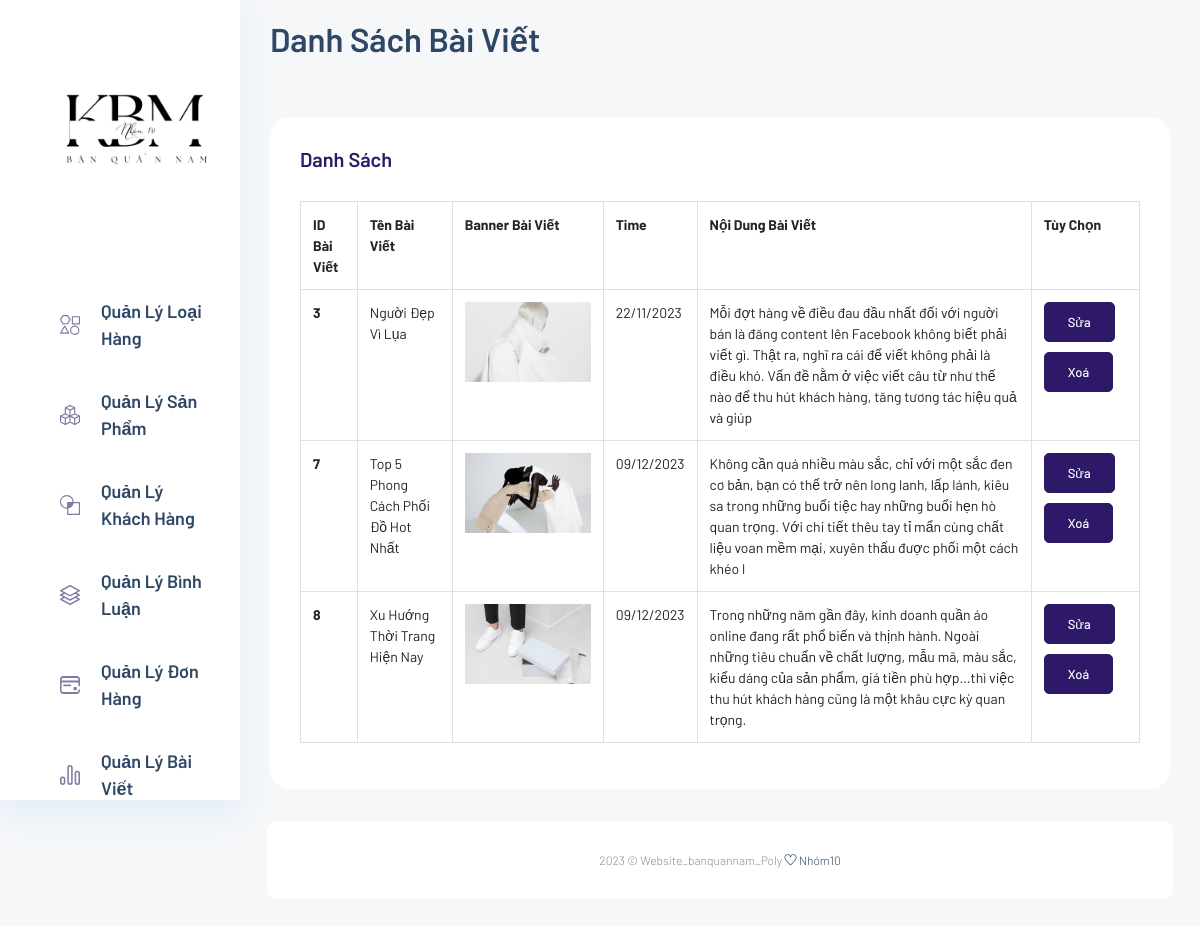
Screenshot of /TrangAdmin/admin/index.php?act=listbaiviet with the database file from the repository.
### tables this page shows
CREATE TABLE `posts` (
  `id_post` int(11) NOT NULL,
  `image_post` varchar(255) NOT NULL,
  `time` varchar(255) NOT NULL,
  `name_post` varchar(255) NOT NULL,
  `content_post` varchar(255) NOT NULL
);

### model/pdo.php (called while the page is built, shortened)
<?php
function pdo_get_connection()
{
    $servername = "localhost";
    $username = "root";
    $password = "";
    try {
        $conn = new PDO("mysql:host=$servername;dbname=db_duanmot", $username, $password);
        $conn->setAttribute(PDO::ATTR_ERRMODE, PDO::ERRMODE_EXCEPTION);
        return $conn;
    } catch (PDOException $e) {
        echo "Connection failed: " . $e->getMessage();
    }
}
function pdo_query($sql)
{
    $sql_args = array_slice(func_get_args(), 1);
    try {
        $conn = pdo_get_connection();
        $stmt = $conn->prepare($sql);
        $stmt->execute($sql_args);
        $rows = $stmt->fetchAll();
        return $rows;
    } catch (PDOException $e) {
        throw $e;
    } finally {
        unset($conn);
    }
}

### model/post.php (called while the page is built, shortened)
<?php
function loadall_posts()
{
    $sql = "SELECT * FROM posts ORDER BY id_post asc";
    $listposts = pdo_query($sql);
    return $listposts;
}
?>

### TrangAdmin/admin/baiviet/list.php (the view)
<section class="main_content dashboard_part">
    <div class="main_content_iner ">
        <div class="container-fluid p-0">
            <div class="row justify-content-center">
                <div class="col-12">
                    <div class="dashboard_header mb_50">
                        <div class="row">
                            <div class="col-lg-6">
                                <div class="dashboard_header_title">
                                    <h3>Danh Sách Bài Viết</h3>
                                </div>
                            </div>
                        </div>
                    </div>
                </div>
                <div class="col-lg-12">
                    <div class="white_box mb_30">
                        <div class="box_header ">
                            <div class="main-title">
                                <h3 class="mb-0">Danh Sách</h3>
                            </div>
                        </div>
                        <table class="table table-bordered">
                            <thead>
                                <tr>
                                    <th scope="col">ID Bài Viết </th>
                                    <th scope="col">Tên Bài Viết</th>
                                    <th scope="col">Banner Bài Viết</th>
                                    <th scope="col">Time</th>
                                    <th scope="col">Nội Dung Bài Viết</th>
                                    <th scope="col">Tùy Chọn</th>
                                </tr>
                            </thead>
                            <tbody>
                                <?php
                                foreach ($listposts as $post) {
                                    extract($post);
                                    $suabaiviet = "index.php?act=suabaiviet&id_post=" . $id_post;
                                    $xoabaiviet = "index.php?act=xoabaiviet&id_post=" . $id_post;
                                    $image_path = "uploadpost/" . $image_post;
                                    if (is_file($image_path)) {
                                        $image = "<img src='" . $image_path . "' height='80'>";
                                    } else {
                                        $image = "no photo";
                                    }
                                    echo '
                                            <tr>
                                            <th scope="row">' . $id_post . '</th>
                                            <td>' . $name_post . '</td>
                                            <td>' . $image . '</td>
                                            <td>' . $time . '</td>
                                            <td>' . $content_post . '</td>
                                            <td>
                                                <div class="add_button">
                                                    <a href="' . $suabaiviet . '"> <input type="button" class="btn_1 mb_10" value="Sửa"></a>
                                                    <a href="' . $xoabaiviet . '"> <input type="button"  class="btn_1" value="Xoá"></a>
                                                </div>
                                            </td>
                                        </tr>
                                            ';
                                }
                                ?>
                            </tbody>
                        </table>
                    </div>
                </div>
            </div>
        </div>

### rows the page displays
posts: id_post "3", name_post "Người Đẹp Vì Lụa", image_post (picture), time "22/11/2023", content_post "Mỗi đợt hàng về điều đau đầu nhất đối với người bán là đăng content lên Facebook không biết phải viết gì. Thật ra, nghĩ ra cái để viết không phải là điều khó. Vấn đề nằm ở việc viết câu từ như thế nào để thu hút khách hàng, tăng tương tác hiệu quả và giúp"
posts: id_post "7", name_post "Top 5 Phong Cách Phối Đồ Hot Nhất", image_post (picture), time "09/12/2023", content_post "Không cần quá nhiều màu sắc, chỉ với một sắc đen cơ bản, bạn có thể trở nên long lanh, lấp lánh, kiêu sa trong những buổi tiệc hay những buổi hẹn hò quan trọng. Với chi tiết thêu tay tỉ mẩn cùng chất liệu voan mềm mại, xuyên thấu được phối một cách khéo l"
posts: id_post "8", name_post "Xu Hướng Thời Trang Hiện Nay", image_post (picture), time "09/12/2023", content_post "Trong những năm gần đây, kinh doanh quần áo online đang rất phổ biến và thịnh hành. Ngoài những tiêu chuẩn về chất lượng, mẫu mã, màu sắc, kiểu dáng của sản phẩm, giá tiền phù hợp…thì việc thu hút khách hàng cũng là một khâu cực kỳ quan trọng."
